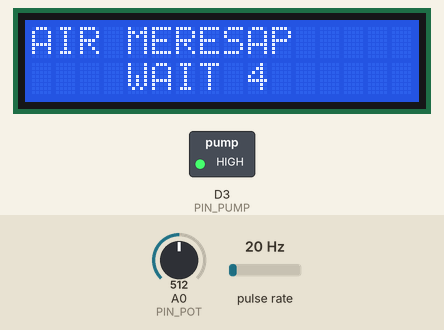
Recording of a sketch running on a simulated ESP8266 (NodeMCU). On the bench: 16×2 character LCD, switched loads named in the sketch (green lamp = pin HIGH). Wiring (inferred from the names in the program): pulse sensor: data D5. The inputs (shaded band) are chosen by the test bench; at power-on: A0 (PIN_POT) = 512, pulse rate 20 Hz. WiFi joins after 1.5 s; servers stay silent unless stated; what the sketch prints to the serial monitor is not drawn.

Above: at 11.2 s.
11.3 s: A0 (PIN_POT) set to 390
At 13.7 s:
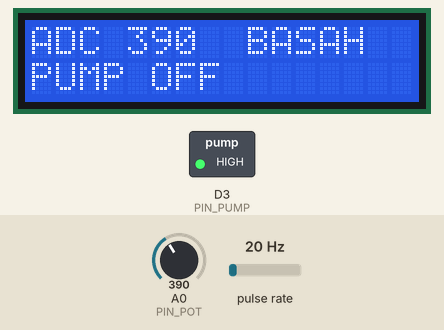
14.4 s: A0 (PIN_POT) set to 411
At 15.7 s:
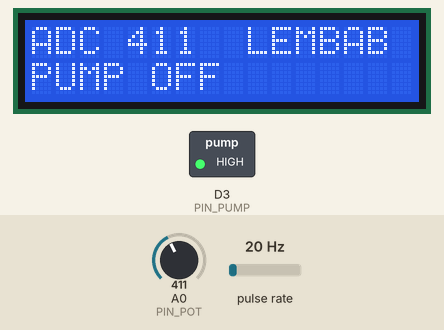
Timing chart, 0 to 17.4 s (numbered marks = the images above; inputs shaded):
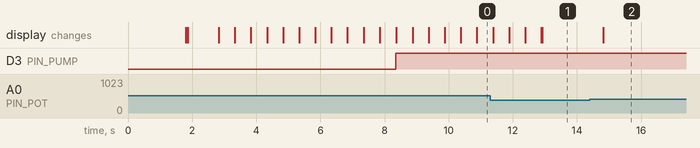

The sketch:

app.ino
```cpp
#define BLYNK_PRINT Serial

#include <SPI.h>
#include <ESP8266WiFi.h>
#include <BlynkSimpleEsp8266.h>
//#include <SimpleTimer.h>
#include <LiquidCrystal_I2C.h>


// pin nodemcu
#define PIN_PUMP      0   //pin 0 pada nodemcupin 3
#define PIN_LED       2   //pin 2 pada nodemcupin 4
#define PIN_SENSOR    D5
#define PIN_POT       A0


// pin / variabel di blynk
#define BLYNK_POT     V0
#define BLYNK_LCD     V1
#define BLYNK_FLOW    V2


char auth[] = "81QthQDDwXAIeY5wIKRYs1PsRQfpZdXi"; 	  //ISI TOKEN PADA APLIKASI BLYNX ANDROID
char ssid[] = "POCONG";                             //NAMA HOTSPOT
char pass[] = "12345678";                           //PASSWORD HOTSPOT


LiquidCrystal_I2C LCD(0x27,16,2);  //lcd board

SimpleTimer timer;
WidgetLCD lcd(BLYNK_LCD); //lcd android


const float calibrationFactor = 6.5;

long int interval = 1000;
boolean ledState = LOW;
volatile byte pulseCount = 0;
float flowRate = 0;
unsigned int flowMilliLitres = 0;
unsigned long totalMilliLitres = 0;

volatile int hz = 0;


void IRAM_ATTR pulseCounter(){
    pulseCount++;
}

// proses kalkulasi setiap 1 detik (akurat)
void ICACHE_RAM_ATTR Calculate(){

    // catat hz
    hz = pulseCount;

    // segera reset counter
    pulseCount = 0;

    // hitung flowrate (Hz) -> L/min
    flowRate = hz / calibrationFactor;

    // konversi ke mL/s (60 detik)
    flowMilliLitres = (flowRate*1000)/60;

    // akumulasi
    totalMilliLitres += flowMilliLitres;
}


void sendSensor(){

    Serial.print(hz);
    Serial.print(" Hz, ");
    Serial.print(" -> ");
    Serial.print(flowRate);
    Serial.print(" L/m -> ");
    Serial.print(flowMilliLitres);
    Serial.print(" mL/s -> ");
    Serial.print(totalMilliLitres);
    Serial.print(" mL");
    Serial.println();


    int POT = analogRead(PIN_POT);

    Serial.print(POT);
    Serial.print(" ");

    // tampilkan Hz di BLYNK_POT
    Blynk.virtualWrite(BLYNK_POT, hz);

    // tampilkan flow akumulasi
    Blynk.virtualWrite(BLYNK_FLOW, totalMilliLitres);

    //lcd to android && LCD to board lcd

    lcd.print(0,0,"KEADAAN");         LCD.setCursor(0,0); LCD.print("ADC"); LCD.setCursor(4,0); LCD.print(POT); LCD.print(" ");
    lcd.print(0,1,"PUMP");            LCD.setCursor(0,1); LCD.print("PUMP");

    if (POT>500){
        Serial.println("KERING");
        lcd.print(8,0,"KERING");      LCD.setCursor(9,0); LCD.print("KERING");
        lcd.print(5,1,"ON ");         LCD.setCursor(5,1); LCD.print("ON ");

        digitalWrite(PIN_PUMP,LOW);
        for(int x=0; x<=10; x++){
            lcd.print(9,1,x);         LCD.setCursor(9,1); LCD.print(x);
            delay(500);
        }

        lcd.clear();                  LCD.clear();

        digitalWrite(PIN_PUMP,HIGH);
        lcd.print(0,0,"AIR MERESAP"); LCD.setCursor(0,0); LCD.print("AIR MERESAP");
        lcd.print(0,1,"    WAIT");    LCD.setCursor(0,1); LCD.print("    WAIT");

        for(int x=9; x>0; x--){
            lcd.print(9,1,x);         LCD.setCursor(9,1); LCD.print(x);
            delay(500);
        }

        lcd.clear();                  LCD.clear();
    }

    else if (POT>400&&POT<500){
        Serial.println("LEMBAB");
        lcd.print(8,0,"LEMBAB");      LCD.setCursor(9,0); LCD.print("LEMBAB");
        lcd.print(5,1,"OFF");         LCD.setCursor(5,1); LCD.print("OFF");
        digitalWrite(PIN_PUMP,HIGH);
    }

    else if (POT<400){
        Serial.println("BASAH");
        lcd.print(8,0,"BASAH ");      LCD.setCursor(9,0); LCD.print("BASAH ");
        lcd.print(5,1,"OFF");         LCD.setCursor(5,1); LCD.print("OFF");
        digitalWrite(PIN_PUMP,HIGH);
    }
}


void setup(){
    Serial.begin(9600);
    Blynk.begin(auth, ssid, pass);
    timer.setInterval(interval, sendSensor);

    pinMode(PIN_PUMP, OUTPUT);
    pinMode(PIN_SENSOR, INPUT_PULLUP);

    lcd.clear();                        LCD.init(); LCD.backlight();

    // interrupt p
    attachInterrupt(digitalPinToInterrupt(PIN_SENSOR), pulseCounter, FALLING);

    /* aktifkan interrupt 1hz untuk menghitung flow sensor setiap 1 detik */
    timer1_attachInterrupt(Calculate); // method yang dieksekusi
    timer1_enable(TIM_DIV16, TIM_EDGE, TIM_LOOP); // timer berulang
    timer1_write(5000000L); // sistem kerja 5MHz atau 5jt Hz, jadi untuk eksekusi 1x / detik -> (5jt/1 = 5jt)
}

void loop(){
    Blynk.run();
    timer.run();
}
```

Measured:
- the behaviour switches between 400 and 401 on A0 (PIN_POT) (found by bisection; images 1 and 2)
- after the input at 11.3 s, D3 (PIN_PUMP): stays HIGH (without the input it goes to LOW after 1.6 s); the display: first differs from a run without the input after 1.6 s (image 1)
- after the input at 14.4 s, the display: changes after 0.43 s (image 2)
